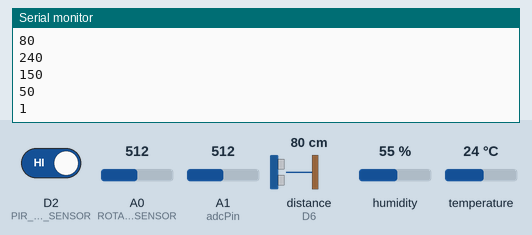
This sketch was run on a simulated Arduino Zero (SAMD21). On the bench: the last lines printed to the serial monitor. The inputs (shaded band) are chosen by the test bench; at power-on: distance to the obstacle (sensor on D6) 80 cm, temperature 24 °C, A0 (ROTARY_ANGLE_SENSOR) = 512, A1 (adcPin) = 512, D2 (PIR_MOTION_SENSOR) HIGH, humidity 55 %.

Above: at 1.3 s.
1.4 s: distance to the obstacle (sensor on D6) set to 2 cm
2.9 s: temperature set to 12 °C
4.4 s: A0 (ROTARY_ANGLE_SENSOR) set to 716
At 5.0 s:
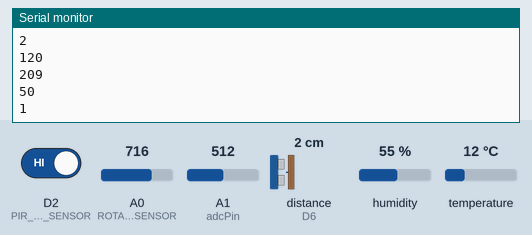
5.9 s: A1 (adcPin) set to 716
At 6.5 s:
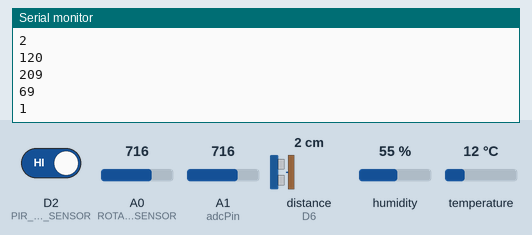
7.4 s: D2 (PIR_MOTION_SENSOR) driven LOW
At 8.0 s:
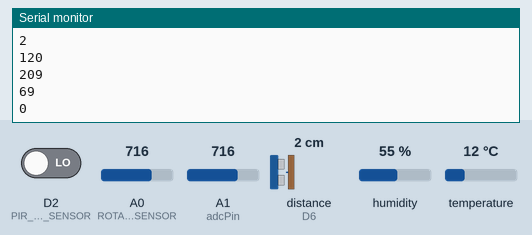
8.9 s: distance to the obstacle (sensor on D6) set to 4 cm
Timing chart, 0 to 11.4 s (numbered marks = the images above; inputs shaded):
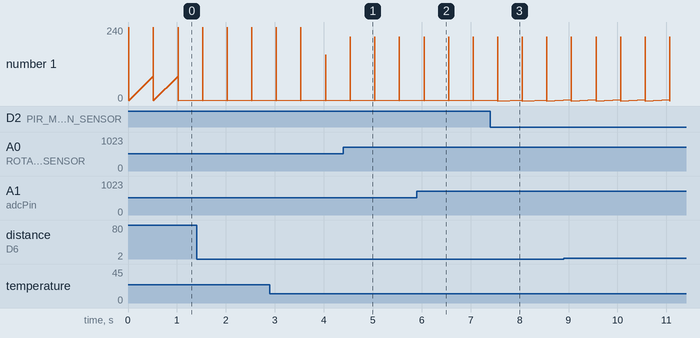

The sketch:

SensorArt.ino
```cpp
/*macro definitions of Rotary angle sensor and LED pin*/
// 超音波
#include "Ultrasonic.h"
Ultrasonic ultrasonic(6); //D6ピン

// 温湿度
#include "Grove_Temperature_And_Humidity_Sensor.h"
#define DHTTYPE DHT22 //このセンサ
#define DHTPIN 4 //4ピン
DHT dht(DHTPIN, DHTTYPE);
#if defined(ARDUINO_ARCH_AVR)
  #define debug Serial
#elif defined(ARDUINO_ARCH_SAMD) || defined(ARDUINO_ARCH_SAM)
  #define debug SerialUSB
#else
  #define debug Serial
#endif

// 回転
#define ROTARY_ANGLE_SENSOR A0
#define LED 3  //LED D3pin
#define ADC_REF 5 // ?
#define GROVE_VCC 5 // ?
#define FULL_ANGLE 300 //最大回転角

//スライダー
int adcPin = A1;

// PIR
#define PIR_MOTION_SENSOR 2

void setup()
{
    Serial.begin(9600);
    pinMode(ROTARY_ANGLE_SENSOR, INPUT); //回転
    pinMode(PIR_MOTION_SENSOR, INPUT); //PIR
    dht.begin();
    //pinMode(LED,OUTPUT);  //出力
}

void loop()
{
    // 超音波
    long RangeInInches;
    long RangeInCentimeters;
    RangeInCentimeters = ultrasonic.MeasureInCentimeters();
    int cm = RangeInCentimeters; //近さ
    // 温度
    float temp_hum_val[2] = {0};
    float temp = 0;
    if (!dht.readTempAndHumidity(temp_hum_val)) {
        temp = temp_hum_val[1];
    }
    int temp10 = (int)(temp*10);
    // 回転
    float voltage;
    int sensor_value = analogRead(ROTARY_ANGLE_SENSOR);
    voltage = (float)sensor_value*ADC_REF/1023;
    int degrees = (int)((voltage*FULL_ANGLE)/GROVE_VCC); // floatをキャスト
    // スライダー
    int slider_val = analogRead(adcPin);
    int slider = map(slider_val, 0, 1023, 0, 100);
    // PIR
    bool coming = digitalRead(PIR_MOTION_SENSOR);


    //int brightness;
    //brightness = map(degrees, 0, FULL_ANGLE, 0, 255);
    //analogWrite(LED,brightness);

    // Pythonへ渡す
    Serial.println(cm); //近さ 0~400cm
    Serial.println(temp10); //温度*10
    Serial.println(degrees); //回転 0~300
    Serial.println(slider); //スライダー ~100
    Serial.println(coming); //PIR 1/0
    delay(500);
}
```

Measured:
- after the input at 4.4 s, the serial monitor: prints a new line after 0.14 s (image 1)
- after the input at 5.9 s, the serial monitor: prints a new line after 0.15 s (image 2)
- after the input at 7.4 s, the serial monitor: prints a new line after 0.15 s (image 3)
- plotted number 1: 1 → 0 after the input at 7.4 s
